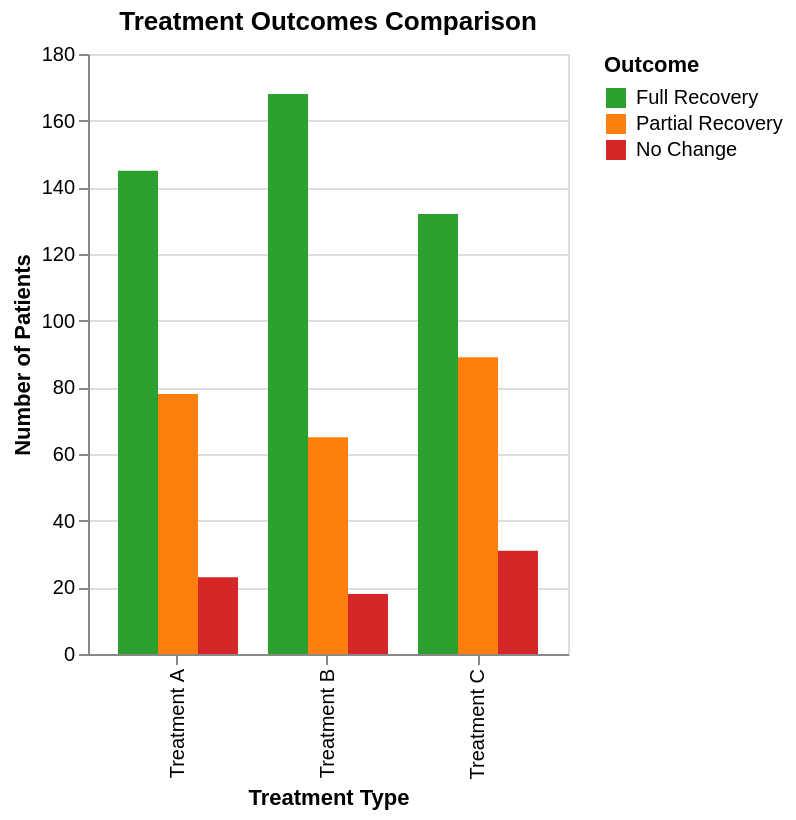

Describe this chart as a Vega-Lite specification.
### Vega-Lite specification from a JSON file in a GitHub repository (floating-point values rounded to 4 significant figures)
{"$schema": "https://vega.github.io/schema/vega-lite/v6.json", "description": "Treatment outcome comparison", "data": {"values": [{"treatment": "Treatment A", "outcome": "Full Recovery", "patients": 145}, {"treatment": "Treatment A", "outcome": "Partial Recovery", "patients": 78}, {"treatment": "Treatment A", "outcome": "No Change", "patients": 23}, {"treatment": "Treatment B", "outcome": "Full Recovery", "patients": 168}, {"treatment": "Treatment B", "outcome": "Partial Recovery", "patients": 65}, {"treatment": "Treatment B", "outcome": "No Change", "patients": 18}, {"treatment": "Treatment C", "outcome": "Full Recovery", "patients": 132}, {"treatment": "Treatment C", "outcome": "Partial Recovery", "patients": 89}, {"treatment": "Treatment C", "outcome": "No Change", "patients": 31}]}, "mark": "bar", "encoding": {"x": {"field": "treatment", "type": "nominal", "axis": {"title": "Treatment Type"}}, "y": {"field": "patients", "type": "quantitative", "axis": {"title": "Number of Patients"}}, "color": {"field": "outcome", "type": "nominal", "scale": {"domain": ["Full Recovery", "Partial Recovery", "No Change"], "range": ["#2ca02c", "#ff7f0e", "#d62728"]}, "legend": {"title": "Outcome"}}, "xOffset": {"field": "outcome"}}, "title": "Treatment Outcomes Comparison"}
